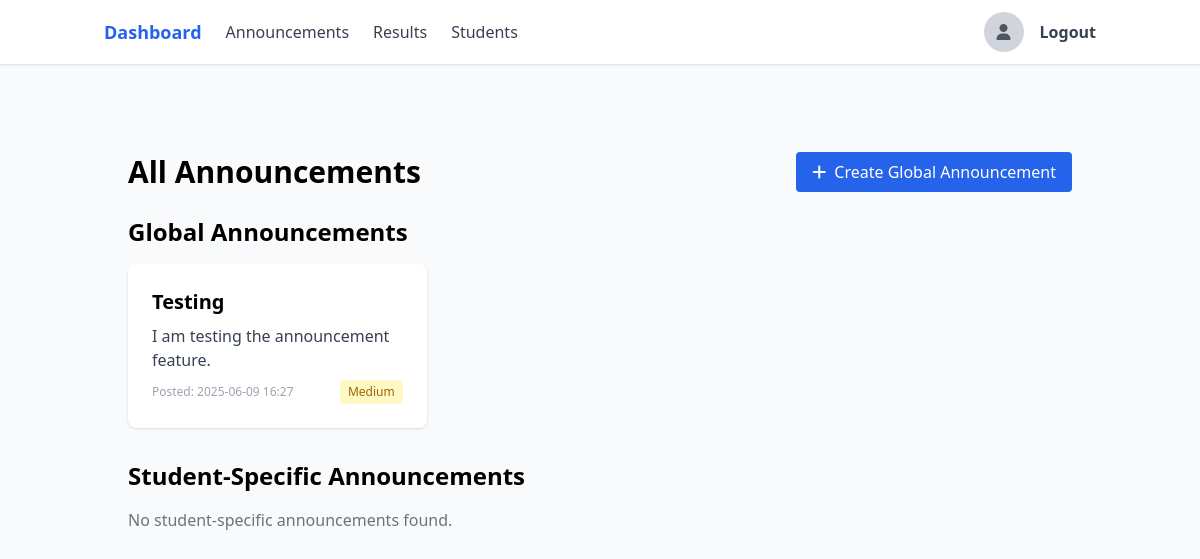
The page /teacher/announcements/ (signed in) on the database its author committed.
### users/models.py (models this page shows, shortened)
class Announcement(models.Model):
    PRIORITY_CHOICES = [
        ('low', 'Low'),
        ('medium', 'Medium'),
        ('high', 'High'),
    ]
    title = models.CharField(max_length=200)
    content = models.TextField()
    created_by = models.ForeignKey(User, on_delete=models.CASCADE, related_name='announcements_created')
    created_at = models.DateTimeField(default=timezone.now)
    priority = models.CharField(max_length=10, choices=PRIORITY_CHOICES, default='medium')
    is_active = models.BooleanField(default=True)
    student = models.ForeignKey(User, on_delete=models.CASCADE, related_name='announcements', null=True, blank=True,
                              help_text='If set, this announcement is only visible to this specific student')
    class Meta:
        ordering = ['-created_at']

### users/views.py (the view)
# urls.py: path('teacher/announcements/', views.teacher_announcements, name='teacher_announcements'),
@login_required
def teacher_announcements(request):
    if not request.user.is_teacher:
        return redirect('login')
    announcements = Announcement.objects.all().order_by('-created_at')
    return render(request, 'users/teacher_announcements.html', {
        'announcements': announcements,
        'global_announcements': announcements.filter(student=None),
        'student_specific_announcements': announcements.filter(student__isnull=False)
    })

### users/models.py (called while the page is built)
    @property
    def is_teacher(self):
        return self.role == 'teacher'

### users/templates/users/teacher_announcements.html
{% extends 'users/base.html' %}
{% block content %}
<div class="container mx-auto p-6">
    <div class="flex justify-between items-center mb-6">
        <h1 class="text-3xl font-bold">All Announcements</h1>
        <a href="{% url 'teacher_create_announcement' %}" class="bg-blue-600 text-white px-4 py-2 rounded hover:bg-blue-700">
            <i class="fas fa-plus mr-2"></i>Create Global Announcement
        </a>
    </div>
    <div class="mb-8">
        <h2 class="text-2xl font-semibold mb-4">Global Announcements</h2>
        <div class="grid grid-cols-1 md:grid-cols-2 lg:grid-cols-3 gap-6">
            {% for announcement in global_announcements %}
            <div class="bg-white rounded-lg shadow p-6">
                <h3 class="text-xl font-semibold mb-2">{{ announcement.title }}</h3>
                <p class="text-gray-700 mb-2">{{ announcement.content|truncatewords:20 }}</p>
                <div class="flex items-center justify-between">
                    <span class="text-xs text-gray-400">Posted: {{ announcement.created_at|date:"Y-m-d H:i" }}</span>
                    {% if announcement.priority == 'high' %}
                        <span class="ml-2 text-xs px-2 py-1 rounded bg-red-100 text-red-700">{{ announcement.get_priority_display }}</span>
                    {% elif announcement.priority == 'medium' %}
                        <span class="ml-2 text-xs px-2 py-1 rounded bg-yellow-100 text-yellow-700">{{ announcement.get_priority_display }}</span>
                    {% else %}
                        <span class="ml-2 text-xs px-2 py-1 rounded bg-green-100 text-green-700">{{ announcement.get_priority_display }}</span>
                    {% endif %}
                </div>
            </div>
            {% empty %}
            <div class="col-span-full text-gray-500">No global announcements found.</div>
            {% endfor %}
        </div>
    </div>
    <div>
        <h2 class="text-2xl font-semibold mb-4">Student-Specific Announcements</h2>
        <div class="grid grid-cols-1 md:grid-cols-2 lg:grid-cols-3 gap-6">
            {% for announcement in student_specific_announcements %}
            <div class="bg-white rounded-lg shadow p-6">
                <div class="flex items-center justify-between mb-2">
                    <h3 class="text-xl font-semibold">{{ announcement.title }}</h3>
                    <span class="text-sm text-blue-600">For: {{ announcement.student.get_full_name }}</span>
                </div>
                <p class="text-gray-700 mb-2">{{ announcement.content|truncatewords:20 }}</p>
                <div class="flex items-center justify-between">
                    <span class="text-xs text-gray-400">Posted: {{ announcement.created_at|date:"Y-m-d H:i" }}</span>
                    {% if announcement.priority == 'high' %}
                        <span class="ml-2 text-xs px-2 py-1 rounded bg-red-100 text-red-700">{{ announcement.get_priority_display }}</span>
                    {% elif announcement.priority == 'medium' %}
                        <span class="ml-2 text-xs px-2 py-1 rounded bg-yellow-100 text-yellow-700">{{ announcement.get_priority_display }}</span>
                    {% else %}
                        <span class="ml-2 text-xs px-2 py-1 rounded bg-green-100 text-green-700">{{ announcement.get_priority_display }}</span>
                    {% endif %}
                </div>
            </div>
            {% empty %}
            <div class="col-span-full text-gray-500">No student-specific announcements found.</div>
            {% endfor %}
        </div>
    </div>
</div>
{% endblock %}

### rows shown on the page
Announcement: title "Testing", content "I am testing the announcement feature.", created_at "2025-06-09 16:27", priority "Medium"
